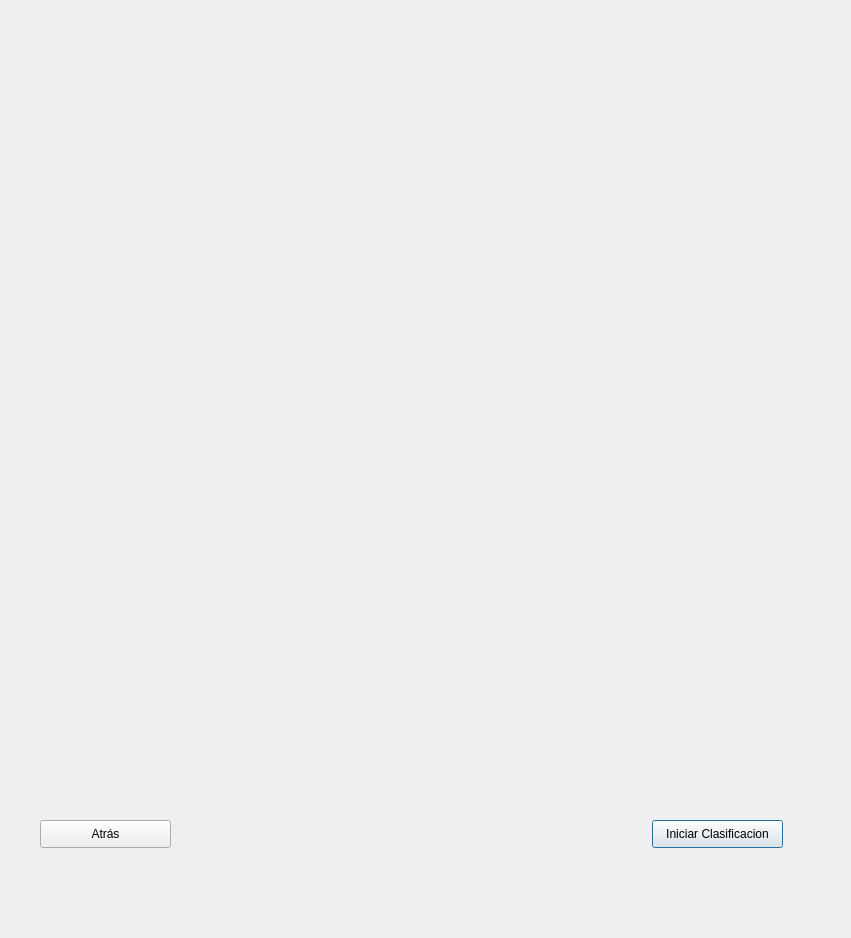
<?xml version="1.0" encoding="UTF-8"?>
<ui version="4.0">
 <class>Segmentated</class>
 <widget class="QDialog" name="Segmentated">
  <property name="geometry">
   <rect>
    <x>0</x>
    <y>0</y>
    <width>851</width>
    <height>938</height>
   </rect>
  </property>
  <property name="windowTitle">
   <string>Dialog</string>
  </property>
  <widget class="QLabel" name="image">
   <property name="geometry">
    <rect>
     <x>30</x>
     <y>20</y>
     <width>768</width>
     <height>768</height>
    </rect>
   </property>
   <property name="autoFillBackground">
    <bool>false</bool>
   </property>
   <property name="text">
    <string/>
   </property>
   <property name="scaledContents">
    <bool>false</bool>
   </property>
  </widget>
  <widget class="QPushButton" name="botonclasificar">
   <property name="geometry">
    <rect>
     <x>652</x>
     <y>820</y>
     <width>131</width>
     <height>28</height>
    </rect>
   </property>
   <property name="text">
    <string>Iniciar Clasificacion</string>
   </property>
  </widget>
  <widget class="QPushButton" name="atras">
   <property name="geometry">
    <rect>
     <x>40</x>
     <y>820</y>
     <width>131</width>
     <height>28</height>
    </rect>
   </property>
   <property name="text">
    <string>Atrás</string>
   </property>
  </widget>
 </widget>
 <resources/>
 <connections/>
</ui>
